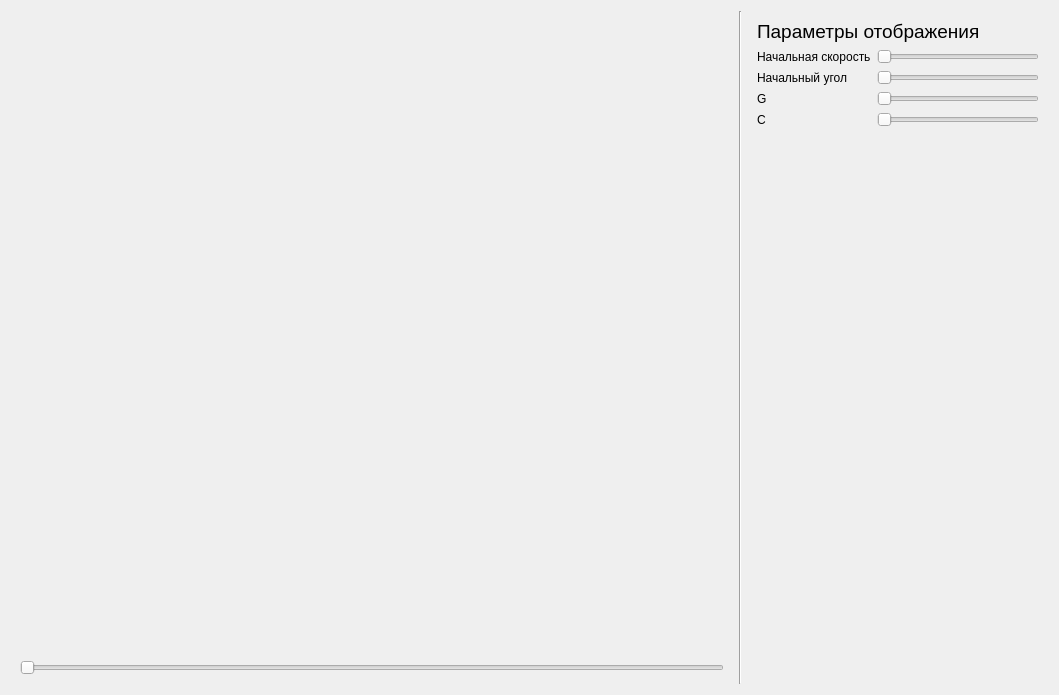
<?xml version="1.0" encoding="UTF-8"?>
<ui version="4.0">
 <class>Form</class>
 <widget class="QWidget" name="Form">
  <property name="geometry">
   <rect>
    <x>0</x>
    <y>0</y>
    <width>1059</width>
    <height>695</height>
   </rect>
  </property>
  <property name="windowTitle">
   <string>Form</string>
  </property>
  <layout class="QHBoxLayout" name="horizontalLayout">
   <item>
    <widget class="QWidget" name="widget" native="true">
     <layout class="QVBoxLayout" name="verticalLayout_2">
      <item>
       <widget class="QWidget" name="graph_widget" native="true"/>
      </item>
      <item>
       <widget class="QSlider" name="history_slider">
        <property name="orientation">
         <enum>Qt::Horizontal</enum>
        </property>
       </widget>
      </item>
     </layout>
    </widget>
   </item>
   <item>
    <widget class="Line" name="line">
     <property name="orientation">
      <enum>Qt::Vertical</enum>
     </property>
    </widget>
   </item>
   <item>
    <widget class="QWidget" name="widget_2" native="true">
     <property name="sizePolicy">
      <sizepolicy hsizetype="Fixed" vsizetype="Preferred">
       <horstretch>0</horstretch>
       <verstretch>0</verstretch>
      </sizepolicy>
     </property>
     <property name="minimumSize">
      <size>
       <width>300</width>
       <height>0</height>
      </size>
     </property>
     <layout class="QVBoxLayout" name="verticalLayout">
      <item>
       <widget class="QLabel" name="label">
        <property name="sizePolicy">
         <sizepolicy hsizetype="Preferred" vsizetype="Fixed">
          <horstretch>0</horstretch>
          <verstretch>0</verstretch>
         </sizepolicy>
        </property>
        <property name="font">
         <font>
          <family>MS Sans Serif</family>
          <pointsize>14</pointsize>
         </font>
        </property>
        <property name="text">
         <string>Параметры отображения</string>
        </property>
       </widget>
      </item>
      <item>
       <layout class="QGridLayout" name="gridLayout">
        <item row="1" column="0">
         <widget class="QLabel" name="label_3">
          <property name="text">
           <string>Начальный угол</string>
          </property>
         </widget>
        </item>
        <item row="3" column="0">
         <widget class="QLabel" name="label_5">
          <property name="text">
           <string>C</string>
          </property>
         </widget>
        </item>
        <item row="2" column="0">
         <widget class="QLabel" name="label_4">
          <property name="text">
           <string>G</string>
          </property>
         </widget>
        </item>
        <item row="0" column="0">
         <widget class="QLabel" name="label_2">
          <property name="text">
           <string>Начальная скорость</string>
          </property>
         </widget>
        </item>
        <item row="3" column="1">
         <widget class="QSlider" name="c_slider">
          <property name="orientation">
           <enum>Qt::Horizontal</enum>
          </property>
         </widget>
        </item>
        <item row="2" column="1">
         <widget class="QSlider" name="g_slider">
          <property name="orientation">
           <enum>Qt::Horizontal</enum>
          </property>
         </widget>
        </item>
        <item row="1" column="1">
         <widget class="QSlider" name="angle_slider">
          <property name="orientation">
           <enum>Qt::Horizontal</enum>
          </property>
         </widget>
        </item>
        <item row="0" column="1">
         <widget class="QSlider" name="speed_slider">
          <property name="orientation">
           <enum>Qt::Horizontal</enum>
          </property>
         </widget>
        </item>
       </layout>
      </item>
      <item>
       <spacer name="verticalSpacer">
        <property name="orientation">
         <enum>Qt::Vertical</enum>
        </property>
        <property name="sizeHint" stdset="0">
         <size>
          <width>20</width>
          <height>40</height>
         </size>
        </property>
       </spacer>
      </item>
     </layout>
    </widget>
   </item>
  </layout>
 </widget>
 <resources/>
 <connections/>
</ui>
